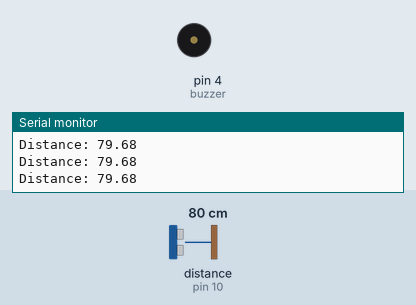
Simulated run of this sketch. Board: Arduino Uno, built with avr-gcc and run on an emulated ATmega328P. On the bench: buzzer (waves = sounding, pin HIGH), the last lines printed to the serial monitor. Wiring (inferred from the names in the program): ultrasonic range finder: trigger pin 9; echo pin 10. The inputs (shaded band) are chosen by the test bench; at power-on: distance to the obstacle (sensor on pin 10) 80 cm. The echo pulse lasts 58.3 µs per cm; pins used as bus, display or sensor lines are not drawn.

Above: at 1.2 s.
1.3 s: distance to the obstacle (sensor on pin 10) set to 54 cm
4.3 s: distance to the obstacle (sensor on pin 10) set to 48 cm
At 5.5 s:
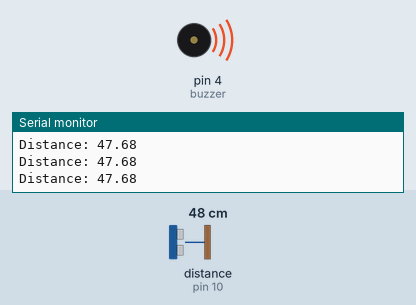
5.8 s: distance to the obstacle (sensor on pin 10) set to 60 cm
At 6.1 s:
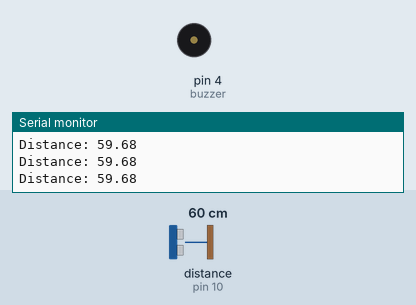
7.3 s: distance to the obstacle (sensor on pin 10) set to 2 cm
At 8.2 s:
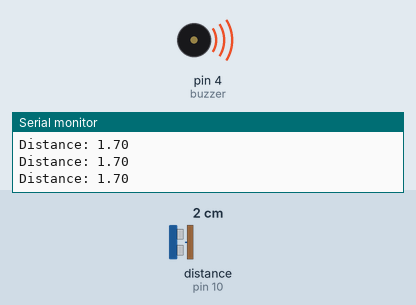
Timing chart, 0 to 9.8 s (numbered marks = the images above; inputs shaded):
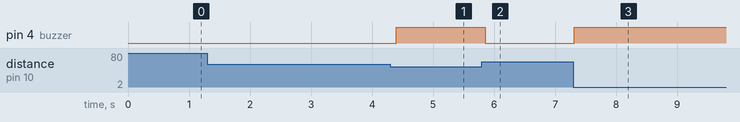

Measured:
- the behaviour switches between 51 and 50 cm on distance to the obstacle (sensor on pin 10) (found by bisection; images 0 and 1)
- after the input at 4.3 s, pin 4 (buzzer): LOW → HIGH after 0.10 s
- after the input at 5.8 s, pin 4 (buzzer): HIGH → LOW after 0.05 s
- after the input at 7.3 s, pin 4 (buzzer): LOW → HIGH at once

The sketch:

BuzzerWithSonar.ino
```cpp
int buzzer = 4;
int trig = 9;
int echo = 10;
int thresholdDistance = 50;

void setup() {
  // put your setup code here, to run once:
  Serial.begin(9600);
  pinMode(buzzer,OUTPUT);
  pinMode(trig,OUTPUT);
  pinMode(echo,INPUT);

}

void loop() {
  // put your main code here, to run repeatedly:
  digitalWrite(trig,LOW);
  delayMicroseconds(2);
  digitalWrite(trig,HIGH);
  delayMicroseconds(10);
  digitalWrite(trig,LOW);

  long duration = pulseIn(echo,HIGH);

  float distance = (duration * 0.0343) / 2;

  Serial.print("Distance: ");
  Serial.println(distance);


  if(distance < thresholdDistance){

    digitalWrite(buzzer,HIGH);
  }else{
    digitalWrite(buzzer,LOW);
  }


  delay(100);
}
```
